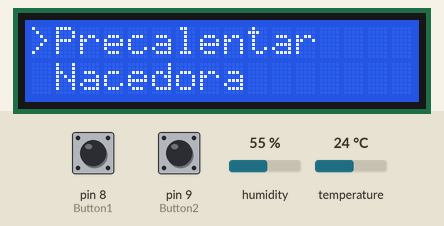
Recording of a program running on a simulated Arduino Uno, built with avr-gcc and run on an emulated ATmega328P. Shown: 16×2 character LCD. Inputs (shaded band) come from the test bench; at power-on: pin 8 (Button1) LOW, pin 9 (Button2) LOW, humidity 55 %, temperature 24 °C.

Above: at 1.2 s.
1.3 s: pin 8 (Button1) pulled HIGH for 0.15 s
At 2.6 s:
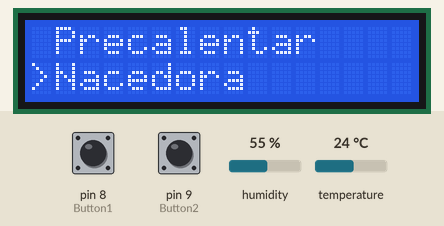
3.2 s: pin 8 (Button1) pulled HIGH for 1 s
At 5.2 s:
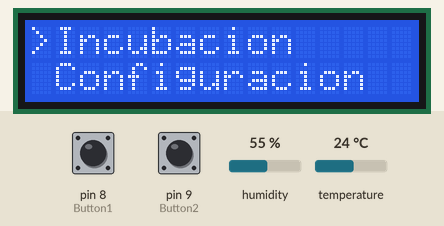
6.0 s: pin 8 (Button1) pulled HIGH for 0.15 s
At 7.5 s:
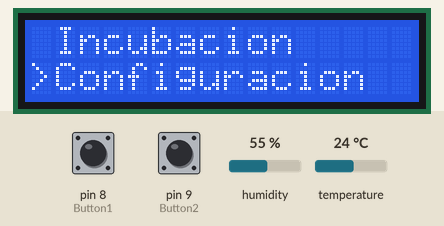
10.4 s: pin 9 (Button2) pulled HIGH for 0.15 s
At 12.1 s:
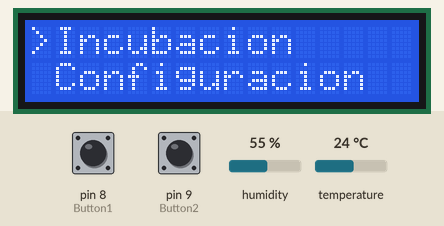
Timing chart, 0 to 13.6 s (numbered marks = the images above; inputs shaded):
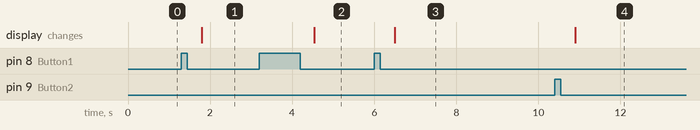

Measured:
- after the input at 1.3 s, the display: changes after 0.50 s (image 1)
- after the input at 3.2 s, the display: changes after 1.3 s (image 2)
- after the input at 6.0 s, the display: changes after 0.50 s (image 3)
- after the input at 10.4 s, the display: changes after 0.50 s (image 4)

The program:

main.cpp
```cpp
#include <Arduino.h>
#include <DHT.h>
#include <DHT_U.h>
#include <LiquidCrystal_I2C.h>

#include <U8g2lib.h>

#include "Button.h"
Button Button1(8);
Button Button2(9);

 LiquidCrystal_I2C lcd(0x27,16,2);

int lee_temperatura(int);
int lee_humedad(int);
void muestra_puerto_serie();
void muestra_lcd();
void botones();
void MENU();
int menu = 0;
int temp;
int hum;
int SENSOR = 2;			// pin DATA de DHT22 a pin digital 2
int TEMPERATURA;
int HUMEDAD;

DHT dht(SENSOR, DHT22);		// creacion del objeto

void setup() {

  Serial.begin(9600);		// inicializacion de monitor serial
  dht.begin();			// inicializacion de sensor

  lcd.init();                      // initialize the lcd
  lcd.setBacklight(HIGH);

}

void loop() {
 TEMPERATURA=lee_temperatura(temp);
 HUMEDAD=lee_humedad(hum);
 //muestra_puerto_serie();
 //muestra_lcd();
 botones();
 MENU();


}

int lee_temperatura(int temp){
 temp = dht.readTemperature();	// obtencion de valor de temperatura
 return temp;
}
int lee_humedad(int hum){
  hum = dht.readHumidity();		// obtencion de valor de humedad
   return hum;
}
void muestra_puerto_serie(){
  Serial.print("Temperatura: ");	// escritura en monitor serial de los valores
  Serial.print(TEMPERATURA);
  Serial.print(" Humedad: ");
  Serial.println(HUMEDAD);
  delay(500);
}
void muestra_lcd(){
 lcd.setCursor(0,0);
  lcd.print("Temp");
  lcd.setCursor(5,0);
  lcd.print(TEMPERATURA);
  lcd.setCursor(0,1);
  lcd.print("Hume");
  lcd.setCursor(5,1);
  lcd.print(HUMEDAD);
}
void botones(){
  Button1.Refresh();


  switch (Button1.GetPressType())
  {
  case Button::PressTypes::None:
  {
    break;
  }
  case Button::PressTypes::SingleClick:
  {
    menu++;
    if (menu>3){
      menu=3;
    }
    lcd.clear();
    break;
  }
  case Button::PressTypes::DoubleClick:
  {
    Serial.println("That was a double click!");
    break;
  }
  case Button::PressTypes::LongClick:
  {
    Serial.println("Aaaaannnnnndddd that was a long press");
    break;
  }
  }

 Button2.Refresh();
  switch (Button2.GetPressType())
  {
  case Button::PressTypes::None:
  {
    break;
  }
  case Button::PressTypes::SingleClick:
  {
    menu--;
    if (menu < 0){
      menu = 0;
    }
    lcd.clear();
    break;
  }
  case Button::PressTypes::DoubleClick:
  {
    Serial.println("That was a double click!");
    break;
  }
  case Button::PressTypes::LongClick:
  {
    Serial.println("Aaaaannnnnndddd that was a long press");
    break;
  }
  }
}

void MENU(){
  switch (menu){
    case 0 :{               //Precalentar
    lcd.setCursor(0,0);
    lcd.print(">");
    lcd.setCursor(1,0);
    lcd.print("Precalentar");
    lcd.setCursor(1,1);
    lcd.print("Nacedora");

    break;
    }
    case 1 :{               //Nacedora
    lcd.setCursor(0,1);
    lcd.print(">");
    lcd.setCursor(1,0);
    lcd.print("Precalentar");
    lcd.setCursor(1,1);
    lcd.print("Nacedora");

 break;
 }
    case 2 :{               //Incubacion
    lcd.setCursor(0,0);
    lcd.print(">");
    lcd.setCursor(1,0);
    lcd.print("Incubacion");
    lcd.setCursor(1,1);
    lcd.print("Configuracion");

break;
    }
    case 3 :{               //Configuracion
    lcd.setCursor(0,1);
    lcd.print(">");
    lcd.setCursor(1,0);
    lcd.print("Incubacion");
    lcd.setCursor(1,1);
    lcd.print("Configuracion");

break;
    }
  }
}
```
